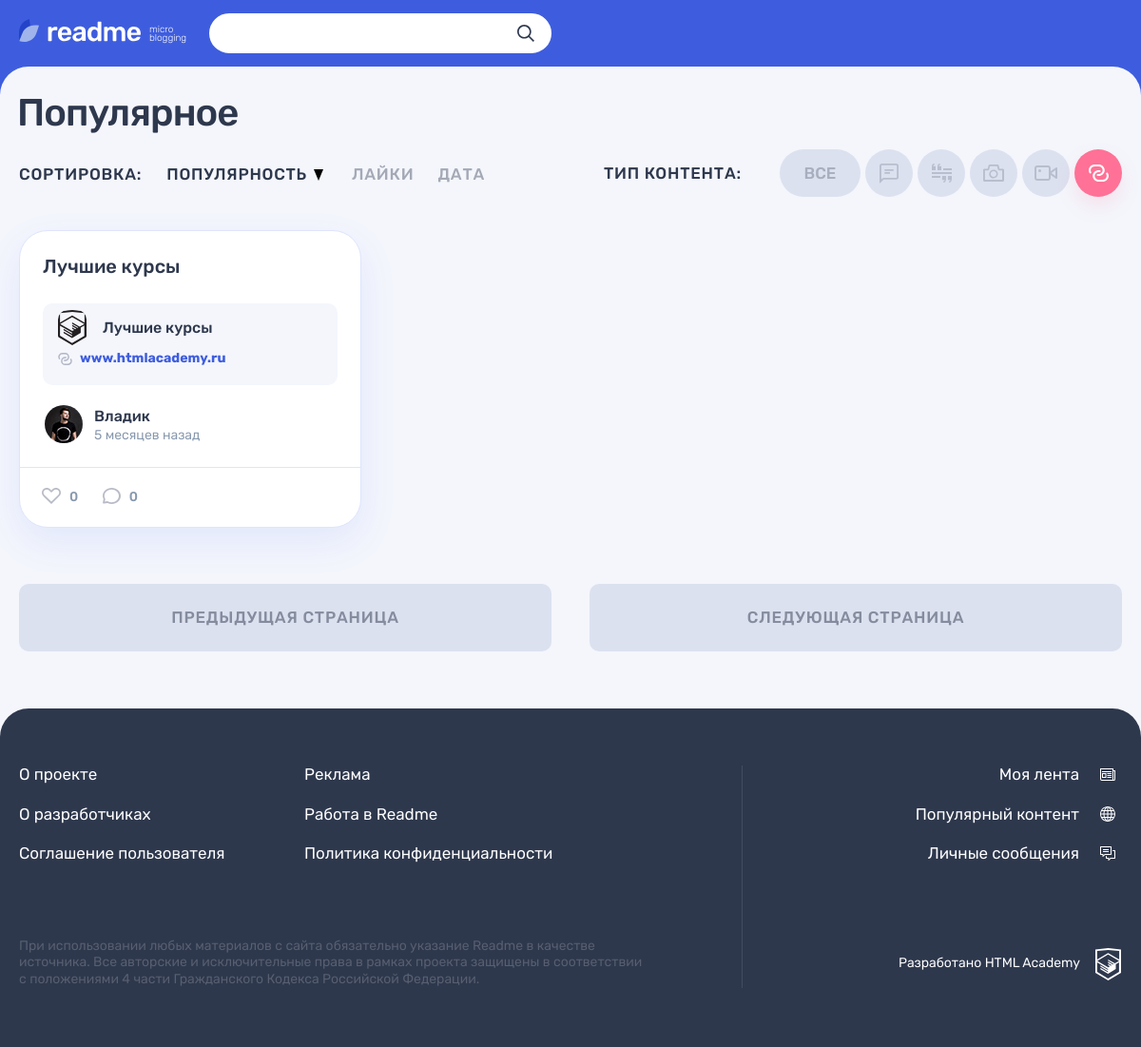
Screenshot of /popular.php?id=5 with the database file from the repository.
### tables this page shows
CREATE TABLE posts_types (
  id INT AUTO_INCREMENT PRIMARY KEY,
  type_name VARCHAR(64),
  icon_class VARCHAR(64)
);

CREATE TABLE posts (
  id INT AUTO_INCREMENT PRIMARY KEY,
  user_id INT,
  type_id INT,
  post_date DATETIME,
  title VARCHAR(64),
  content TEXT,
  content_add VARCHAR(128),
  link_icon VARCHAR(64),
  is_repost TINYINT,
  initial_user_id INT,
  views_total INT,
  INDEX post_type (type_id),
  INDEX post_date (post_date),
  INDEX views_total (views_total),
  FULLTEXT INDEX post_text (title, content)
);

CREATE TABLE users (
  id INT AUTO_INCREMENT PRIMARY KEY,
  reg_date DATETIME,
  email VARCHAR(128),
  user_name VARCHAR(64),
  password VARCHAR(255),
  avatar VARCHAR(255),
  UNIQUE INDEX email (email)
);

### util/db_functions.php (called while the page is built, shortened)
<?php
function get_popular_posts($con, $filters_type) {
    $filter_string = $filters_type ? "WHERE p.type_id = '$filters_type' " : "";
    $sql = "SELECT post_date,
    u.user_name,
    u.avatar,
    t.type_name,
    t.icon_class,
    p.id,
    title,
    content,
    content_add,
    link_icon,
    views_total
FROM posts p
JOIN users u
    ON p.user_id = u.id
JOIN posts_types t
    ON p.type_id = t.id " . $filter_string . "
ORDER BY views_total DESC";
    if ($res = mysqli_query($con, $sql)) {
        return mysqli_fetch_all($res, MYSQLI_ASSOC);
    } else {
        show_error(true, $con, false);
    }
}

### util/helpers.php (called while the page is built, shortened)
<?php
function get_noun_plural_form(int $number, string $one, string $two, string $many): string
{
    $number = (int)$number;
    $mod10 = $number % 10;
    $mod100 = $number % 100;
    switch (true) {
        default:
            return $many;
    }
}
function include_template($name, array $data = [])
{
    $name = 'templates/' . $name . '.php';
    extract($data);
    require $name;
    return ob_get_clean();
}

### templates/popular-layout.php (the view, shortened to what this page needs)
<div class="container">
    <h1 class="page__title page__title--popular">Популярное</h1>
</div>
<div class="popular container">
    <div class="popular__filters-wrapper">
        <div class="popular__sorting sorting">
            <b class="popular__sorting-caption sorting__caption">Сортировка:</b>
            <ul class="popular__sorting-list sorting__list">
                <li class="sorting__item sorting__item--popular">
                    <a class="sorting__link sorting__link--active" href="#">
                        <span>Популярность</span>
                        <svg class="sorting__icon" width="10" height="12">
                            <use xlink:href="#icon-sort"></use>
                        </svg>
                    </a>
                </li>
                <li class="sorting__item">
                    <a class="sorting__link" href="#">
                        <span>Лайки</span>
                    </a>
                </li>
                <li class="sorting__item">
                    <a class="sorting__link" href="#">
                        <span>Дата</span>
                    </a>
                </li>
            </ul>
        </div>
        <div class="popular__filters filters">
            <b class="popular__filters-caption filters__caption">Тип контента:</b>
            <ul class="popular__filters-list filters__list">
                <li class="popular__filters-item popular__filters-item--all filters__item filters__item--all">
                    <a class="filters__button filters__button--ellipse filters__button--all<?= (!$filters_type) ? ' filters__button--active' : ''; ?>" href="popular.php">
                        <span>Все</span>
                    </a>
                </li>
                <?php if ($posts_types): ?>
                    <?php foreach ($posts_types as $post_type): ?>
                    <li class="popular__filters-item filters__item">
                        <a class="filters__button filters__button--<?= $post_type['icon_class']; ?><?=((int) $post_type['id'] === $filters_type) ? ' filters__button--active' : ''; ?> button" href="popular.php?id=<?= $post_type['id']; ?>">
                            <svg class="filters__icon" <?= icons_sizes($post_type['icon_class']); ?>>
                                <use xlink:href="#icon-filter-<?= $post_type['icon_class']; ?>"></use>
                            </svg>
                        </a>
                    </li>
                    <?php endforeach; ?>
                <?php endif; ?>
            </ul>
        </div>
    </div>
    <div class="popular__posts">
        <?= $content; ?>
    </div>
    <div class="popular__page-links">
        <a class="popular__page-link popular__page-link--prev button button--gray" href="#">Предыдущая страница</a>
        <a class="popular__page-link popular__page-link--next button button--gray" href="#">Следующая страница</a>
    </div>
</div>

### templates/posts.php (shortened to what this page needs)
<?php if ($popular_posts): ?>
    <?php foreach ($popular_posts as $post): ?>
        <article class="popular__post post post-<?= $post['icon_class']; ?>">
            <header class="post__header">
                <a href="post.php?id=<?= $post['id']; ?>">
                    <h2><?= htmlspecialchars($post['title']); ?></h2>
                </a>
            </header>
            <div class="post__main">
            <?php switch ($post['icon_class']):
                case 'quote': ?>
                    <?php break;
                case 'link': ?>
                    <div class="post-link__wrapper">
                        <a class="post-link__external" href="http://<?= strip_tags($post['content_add']); ?>" title="Перейти по ссылке">
                            <div class="post-link__info-wrapper">
                                <div class="post-link__icon-wrapper">
                                    <img src="img/<?= strip_tags($post['link_icon']); ?>" alt="Иконка">
                                </div>
                                <div class="post-link__info">
                                    <h3><?= htmlspecialchars($post['title']); ?></h3>
                                </div>
                            </div>
                            <span><?= strip_tags($post['content_add']); ?></span>
                        </a>
                    </div>
                    <?php break;
                case 'video': ?>
                    <?php break;
            endswitch; ?>
            </div>
            <footer class="post__footer">
                <div class="post__author">
                    <a class="post__author-link" href="#" title="Автор">
                        <div class="post__avatar-wrapper">
                            <img class="post__author-avatar" src="img/<?= isset($post['avatar']) ? strip_tags($post['avatar']) : 'icon-input-user.svg'; ?>" alt="Аватар пользователя">
                        </div>
                        <div class="post__info">
                            <b class="post__author-name"><?= isset($post['user_name']) ? htmlspecialchars($post['user_name']) : 'Неопознанный Енот'; ?></b>
                            <time class="post__time" datetime="<?= $post['post_date']; ?>" title="<?= date('d.m.Y H:i', strtotime($post['post_date'])); ?>"><?= convert_date($post['post_date'], false); ?> назад</time>
                        </div>
                    </a>
                </div>
                <div class="post__indicators">
                    <div class="post__buttons">
                        <a class="post__indicator post__indicator--likes button" href="#" title="Лайк">
                            <svg class="post__indicator-icon" width="20" height="17">
                                <use xlink:href="#icon-heart"></use>
                            </svg>
                            <span>0</span>
                        </a>
                        <a class="post__indicator post__indicator--comments button" href="#" title="Комментарии">
                            <svg class="post__indicator-icon" width="19" height="17">
                                <use xlink:href="#icon-comment"></use>
                            </svg>
                            <span>0</span>
                        </a>
                    </div>
                </div>
            </footer>
        </article>
    <?php endforeach;
else: ?>
    <p>Нет постов</p>
<?php endif; ?>

### rows the page displays
posts: title "Лучшие курсы", link_icon (picture), content_add "www.htmlacademy.ru", user.avatar (picture), user.user_name "Владик", post_date "5 месяцев"
